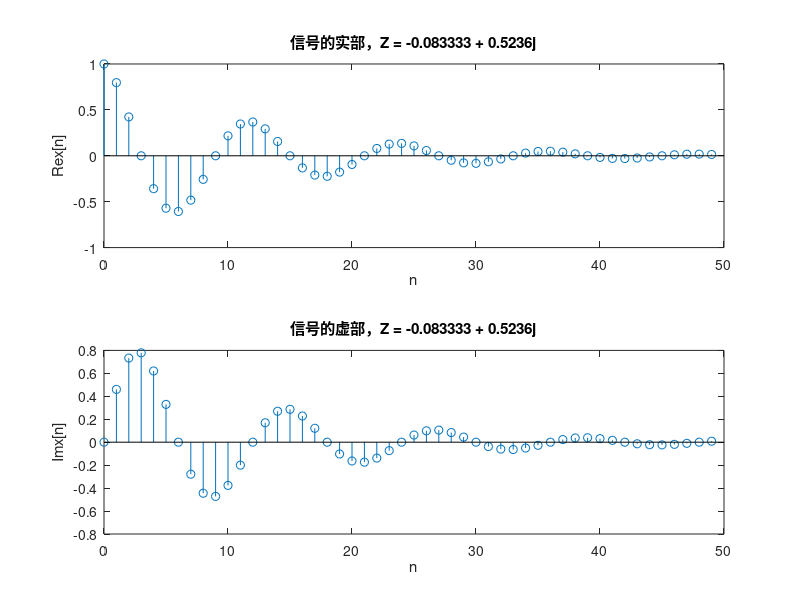
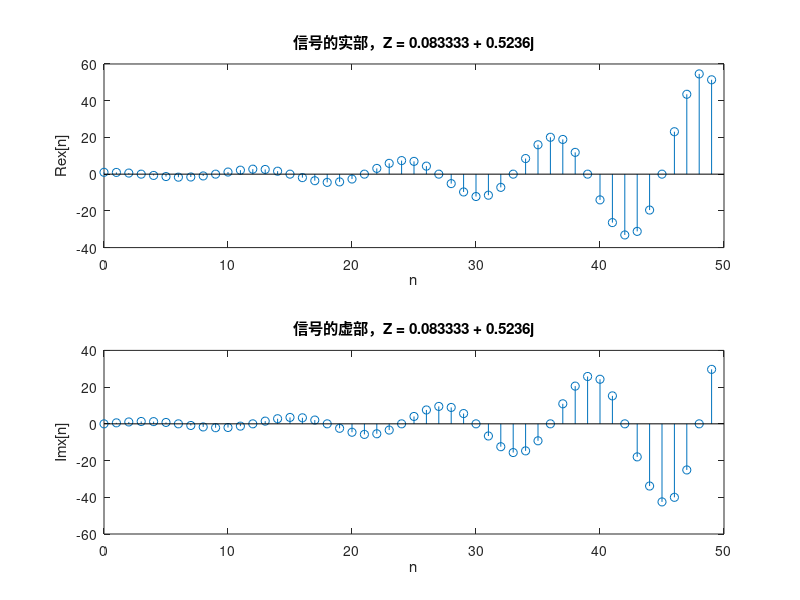
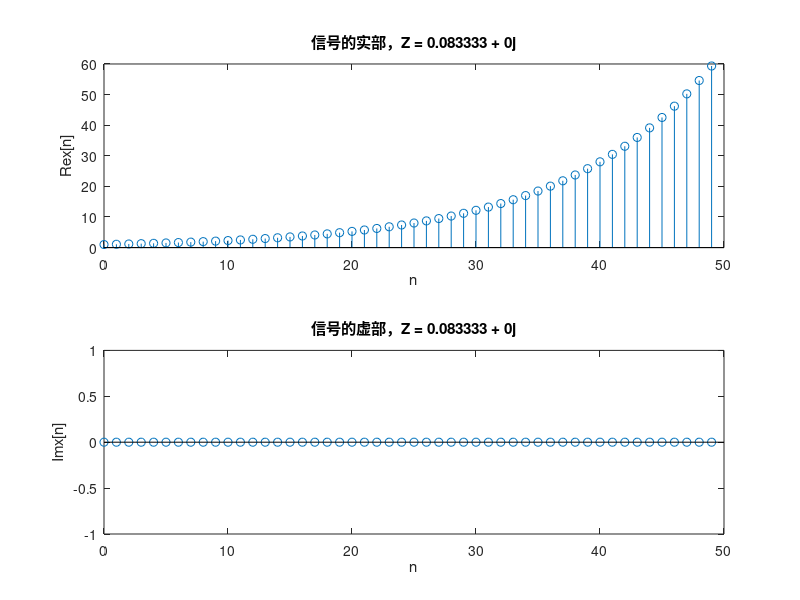
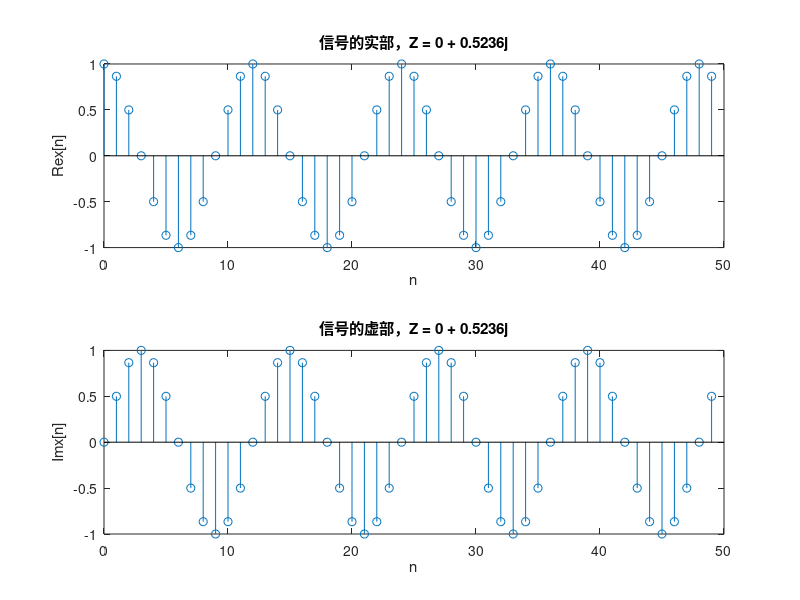

Write the MATLAB code that produced these figures, in order.
% 初始化参数
N = 50; % 样本数
n = 0:N-1; % 离散时间索引

% 定义不同的 Z 值
Z_values = [-1/12 + 1j*pi/6, 1/12 + 1j*pi/6, 1/12, 2 + 1j*pi/6, 1j*pi/6];

% 分别计算和绘制每个 Z 值对应的信号
for k = 1:length(Z_values)
    Z = Z_values(k);
    x_n = exp(Z * n); % 生成信号

    % 绘制信号的实部
    figure;
    subplot(2, 1, 1);
    stem(n, real(x_n));
    title(['信号的实部，Z = ', num2str(real(Z)), ' + ', num2str(imag(Z)), 'j']);
    xlabel('n');
    ylabel('Re{x[n]}');

    % 绘制信号的虚部
    subplot(2, 1, 2);
    stem(n, imag(x_n));
    title(['信号的虚部，Z = ', num2str(real(Z)), ' + ', num2str(imag(Z)), 'j']);
    xlabel('n');
    ylabel('Im{x[n]}');
end

% 计算当 Z = j*pi/6 时的周期
Z_periodic = 1j*pi/6;
period = 2*pi / abs(imag(Z_periodic)); % 信号的周期

% 输出周期
disp(['当 Z = ', num2str(imag(Z_periodic)), 'j 时，信号的周期为: ', num2str(period)]);

